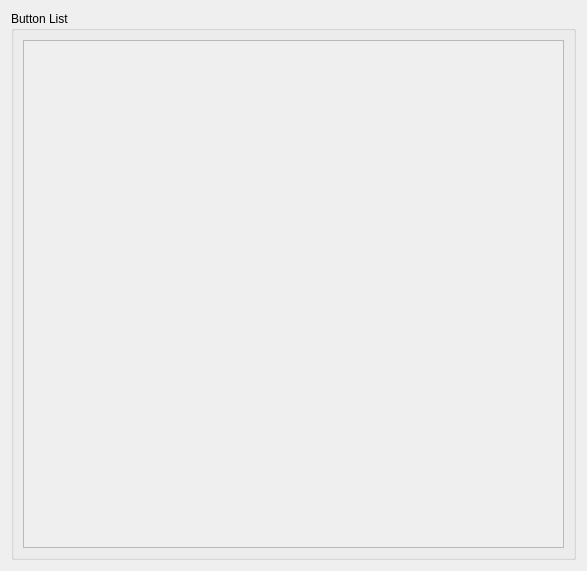
<?xml version="1.0" encoding="UTF-8"?>
<ui version="4.0">
 <class>SemiAuto</class>
 <widget class="QWidget" name="SemiAuto">
  <property name="geometry">
   <rect>
    <x>0</x>
    <y>0</y>
    <width>585</width>
    <height>571</height>
   </rect>
  </property>
  <property name="windowTitle">
   <string>Semi-Auto</string>
  </property>
  <layout class="QGridLayout" name="gridLayout_2">
   <item row="0" column="0">
    <layout class="QGridLayout" name="topLayout">
     <item row="0" column="0">
      <widget class="QGroupBox" name="ButtonBox">
       <property name="title">
        <string>Button List</string>
       </property>
       <layout class="QGridLayout" name="gridLayout_4">
        <item row="0" column="0">
         <widget class="QScrollArea" name="scrollArea">
          <property name="minimumSize">
           <size>
            <width>541</width>
            <height>0</height>
           </size>
          </property>
          <property name="widgetResizable">
           <bool>true</bool>
          </property>
          <widget class="QWidget" name="semiAutoButtonArea">
           <property name="geometry">
            <rect>
             <x>0</x>
             <y>0</y>
             <width>539</width>
             <height>507</height>
            </rect>
           </property>
           <layout class="QGridLayout" name="gridLayout">
            <item row="0" column="0">
             <layout class="QGridLayout" name="buttonsLayout"/>
            </item>
           </layout>
          </widget>
         </widget>
        </item>
       </layout>
      </widget>
     </item>
    </layout>
   </item>
  </layout>
 </widget>
 <resources/>
 <connections/>
</ui>
